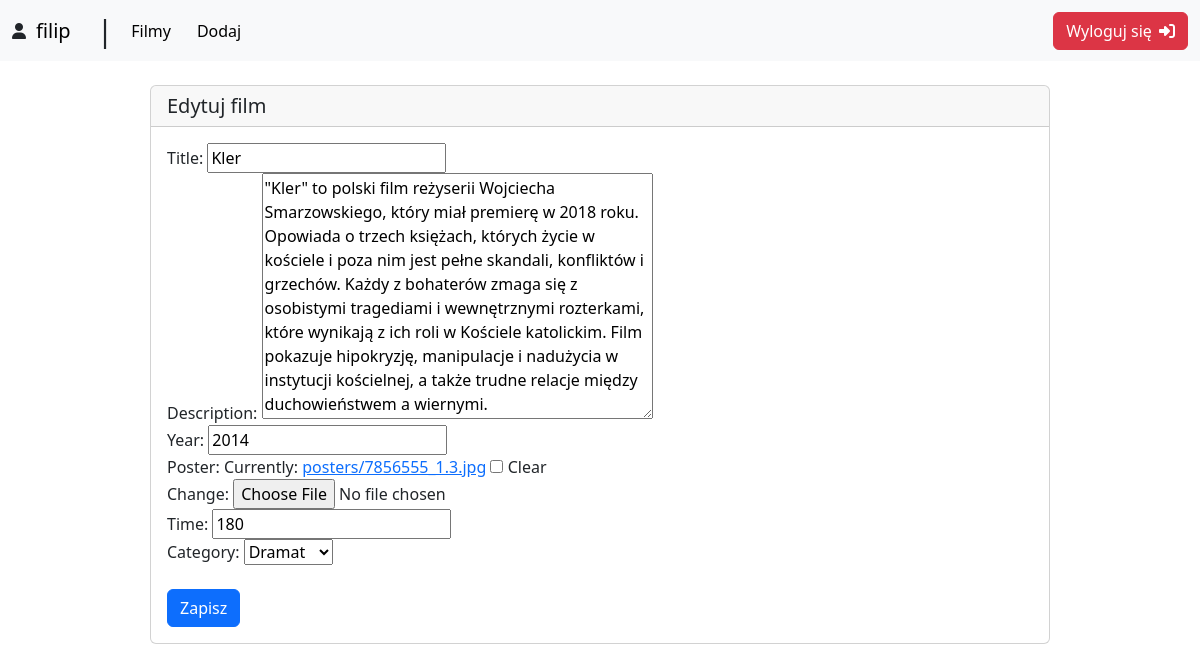
/films/edit/10 (signed in), run on the app's committed database.
### AplikacjaFilmyWeb/models.py (models this page shows, shortened)
class Film(models.Model):
    title = models.CharField(max_length=50, null=True, blank=False)
    description = models.TextField(max_length=500, blank=True)
    year = models.PositiveIntegerField(default=2014)
    poster = models.ImageField(blank=True, upload_to='posters')
    additional = models.OneToOneField(AdditionalInfo, on_delete=models.CASCADE, null=True, blank=True) # jeden do jednego | gdy usuwamy tą relacje CASCADE usuwa tez ten opis dla tego filmu

class AdditionalInfo(models.Model):
    CATEGORIES = {
        (0, 'Inne'),
        (1, 'Horror'),
        (2, 'Komedia'),
        (3, 'Sci-fi'),
        (4, 'Dramat'),
    }
    time = models.PositiveSmallIntegerField(default=0)
    category = models.PositiveSmallIntegerField(default=0, choices=CATEGORIES)

### AplikacjaFilmyWeb/views.py (the view)
# urls.py: path('edit/<int:id>', edit_film, name="edit_film"),
@login_required(login_url="user_login")
def edit_film(request, id):
    film = get_object_or_404(Film, pk=id)
    additional = None
    try:
        additional = AdditionalInfo.objects.get(film=film.id)
    except AdditionalInfo.DoesNotExist:
        additional = None
    form = FilmForm(request.POST or None, request.FILES or None, instance=film)
    form_additional = AdditionalInfoForm(request.POST or None, instance=additional)
    if form.is_valid() and form_additional.is_valid():
        film = form.save(commit=False)
        additional = form_additional.save()
        film.additional = additional
        film.save()
        return redirect(get_all_films)
    return render(request, 'edit.html', {'form':form, 'form_additional_info':form_additional})

### AplikacjaFilmyWeb/forms.py
class FilmForm(ModelForm):
    class Meta:
        model = Film
        fields = ['title', 'description', 'year', 'poster']

class AdditionalInfoForm(ModelForm):
    class Meta:
        model = AdditionalInfo
        fields = ['time', 'category']

### templates/edit.html (shortened to what this page needs)
{% extends 'main.html' %}
{% load bootstrap %}
{% block page %}
    <div class="d-flex justify-content-center mt-4">
        <div class="card w-75">
            <h5 class="card-header">Edytuj film</h5>
            <div class="card-body">
                <form method="POST" enctype="multipart/form-data">
                    {{ form|bootstrap }}
                    {{ form_additional_info|bootstrap }}
                    <br>
                    <button type="submit" class="btn btn-primary">Zapisz</button>
                </form>
            </div>
        </div>
    </div>
{% endblock %}

### templates/main.html (shortened to what this page needs)
{% load static %}
<!DOCTYPE html>
<html lang="en">
<head>
    <link href="https://cdn.jsdelivr.net/npm/bootstrap@5.3.5/dist/css/bootstrap.min.css" rel="stylesheet">
    <link rel="stylesheet" href="{% static 'nowy.css' %}">
</head>
<body>
    <nav class="navbar navbar-expand-lg bg-body-tertiary">
        <div class="container-fluid">
        {% if user.is_authenticated %}
          <i class="fa-solid fa-user" style="margin-right: 10px;"></i>
          <a class="navbar-brand" href="#">{{ user.username }}</a>
          <label style="margin-left: 10px; font-size: 30px;"> | </label>
        {% else %}
          <a class="navbar-brand" href="#">Anonimowy</a>
        {% endif %}
          <div class="collapse navbar-collapse" id="navbarText">
            <ul class="navbar-nav me-auto mb-2 mb-lg-0">
              <li class="nav-item" style="margin-left: 10px;">
                <a class="nav-link active" aria-current="page" href="{% url 'all_films' %}">Filmy</a>
              </li>
              <li class="nav-item" style="margin-left: 10px;">
                {% if user.is_authenticated %}
                    <a class="nav-link active" href="{% url 'add_film' %}">Dodaj</a>
                {% else %}
                <a class="nav-link"  style="color: lightgray;" href="#">Dodaj</a>
                {% endif %}
              </li>
            </ul>
            {% if user.is_authenticated %}
                <form method="post" action="{% url 'user_logout' %}">
                    <button type="submit" class="btn btn-danger">Wyloguj się <i class="fa-solid fa-right-to-bracket" style="margin-left: 3px;"></i></button>
                </form>
            {% else %}
                <form method="post" action="{% url 'user_login' %}">
                    {% csrf_token %}
                    <button type="submit" class="btn btn-primary">Zaloguj się</button>
                </form>
            {% endif %}
          </div>
        </div>
    </nav>
    {% block page %} {% endblock %}
</body>
</html>

### AplikacjaFilmyWebStatic/nowy.css (style rules this page uses)
.nav-link { color: lightgray; }

### data on the page
Film: title "Kler", description "\"Kler\" to polski film reżyserii Wojciecha Smarzowskiego, który miał premierę w 2018 roku. Opowiada o trzech księżach, których życie w kościele i poza nim jest pełne skandali, konfliktów i grzechów. Każdy z bohaterów zmaga się z osobistymi tragediami i wewnętrznymi rozterkami, które wynikają z ich roli w Kościele katolickim. Film pokazuje hipokryzję, manipulacje i nadużycia w instytucji kościelnej, a także trudne relacje między duchowieństwem a wiernymi.", year "2014"
AdditionalInfo: time "180", category "Dramat"

### other printed values
{{ user.username }} "filip"
